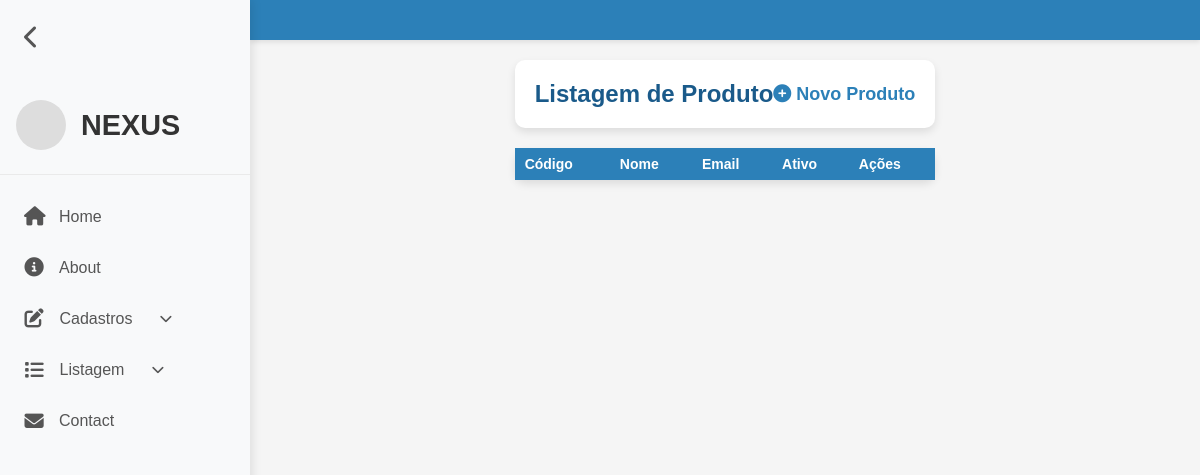
Page /produto-listar.php (signed in) on the earlier database version.
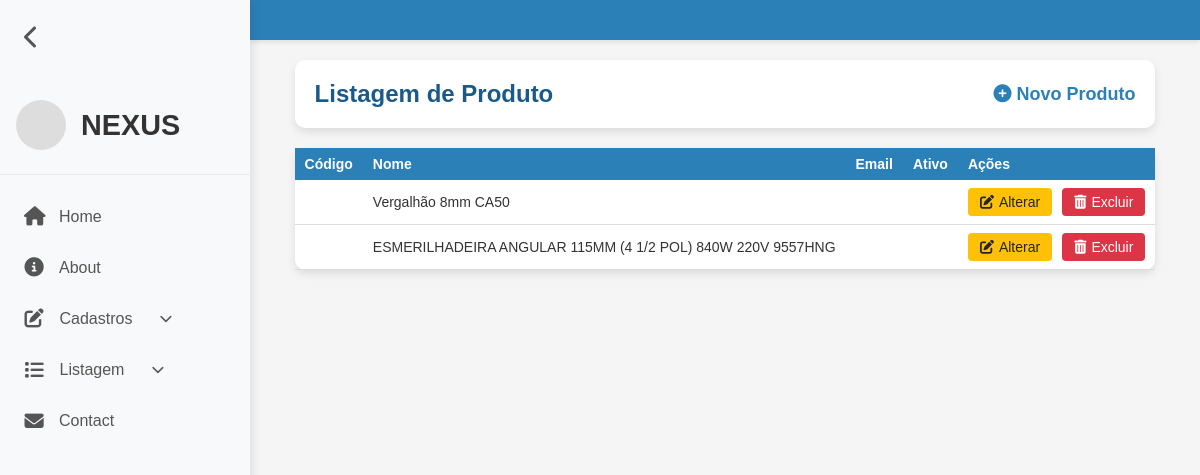
Same page on the later database version.
### tables this page shows
CREATE TABLE `produto` (
  `codigo` int(11) NOT NULL,
  `status` tinyint(1) NOT NULL DEFAULT 1,
  `nome` varchar(100) NOT NULL,
  `precoUnitarioDaCompra` double(10,2) NOT NULL,
  `precoUnitarioDaVenda` double(10,2) NOT NULL,
  `quantEstoque` int(11) NOT NULL,
  `ncm` varchar(10) NOT NULL,
  `cfop` varchar(10) NOT NULL
);

### produto-listar.php (the view, shortened to what this page needs)
<?php
require_once("conexao.php");
$sql = "SELECT * FROM produto ORDER BY codigo";
$resultado = mysqli_query($conexao, $sql);
?>
<!DOCTYPE html>
<html lang="en">
<head>
    <link rel="stylesheet" href="assets/css/listar.css">
    <link rel="stylesheet" href="assets/css/reset.css">
    <link rel="stylesheet" href="assets/css/header.css">
</head>
<body>
    <?php require_once("header.php"); ?>
    <div class="container">
        <div class="card">
            <div class="card-body">
                <h5 class="title">
                    Listagem de Produto
                    <a href="produto-cadastrar.php">
                        <i class="fas fa-solid fa-circle-plus"></i> Novo Produto
                    </a>
                </h5>
            </div>
        </div>
        <table class="table-container">
            <thead>
                <tr>
                    <th scope="col">Código</th>
                    <th scope="col">Nome</th>
                    <th scope="col">Email</th>
                    <th scope="col">Ativo</th>
                    <th scope="col">Ações</th>
                </tr>
            </thead>
            <tbody>
                <?php while($linha = mysqli_fetch_array($resultado)) { ?>
                <tr>
                    <td><?= $linha['id'] ?></td>
                    <td><?= $linha['nome'] ?></td>
                    <td><?= $linha['unimedida'] ?></td>
                    <td><?= $linha['preco'] ?></td>
                    <td class="actions">
                        <a href="produto-alterar.php?id=<?= $linha['id']?>" class="btn btn-warning">
                            <i class="fas fa-solid fa-pen-to-square"></i>Alterar</a>
                        <a href="produto-listar.php?id=<?= $linha['id'] ?>" class="btn btn-danger"
                            onclick="return confirm('Confirma exclusão?')"><i class="fas fa-solid fa-trash-can"></i>Excluir</a>
                    </td>
                </tr>
                <?php } ?>
            </tbody>
        </table>
    </div>
</body>
</html>

### header.php (shortened to what this page needs)
<header>
    <div class="sidebar" id="sidebar">
        <button class="toggle-btn" id="toggleBtn">
            <i class="fas fa-chevron-left"></i>
        </button>
        <div class="logo-container">
            <div class="logo-img-placeholder">
            </div>
            <div class="logo-text">NEXUS</div>
        </div>
        <nav>
            <ul>
                <li><a href="adm.php"><i class="fas fa-home"></i> <span>Home</span></a></li>
                <li><a href="#"><i class="fas fa-info-circle"></i> <span>About</span></a></li>
                <li class="has-dropdown">
                    <a href="#" class="dropdown-toggle"><i class="fas fa-edit"></i> <span>Cadastros</span><i class="fas fa-chevron-down caret"></i></a>
                </li>
                <li class="has-dropdown">
                    <a href="#" class="dropdown-toggle"><i class="fas fa-list"></i> <span>Listagem</span><i class="fas fa-chevron-down caret"></i></a>
                </li>
                <li><a href="#"><i class="fas fa-envelope"></i> <span>Contact</span></a></li>
            </ul>
        </nav>
    </div>
</header>

### assets/css/listar.css (style rules this page uses)
:root { --azul-principal: #2c80b8; --azul-claro: #e6f2fa; --azul-escuro: #1a5a8a; --branco: #ffffff; --cinza-claro: #f5f5f5; --cinza-texto: #666666; --verde-sucesso: #28a745; --amarelo-alerta: #ffc107; --vermelho-perigo: #dc3545; }
body { background-color: var(--cinza-claro); color: #333; min-height: 100vh; display: flex; flex-direction: column; }
.container { max-width: 1600px; margin: 0 auto; padding: 20px; }
header { background-color: var(--azul-principal); color: var(--branco); padding: 20px 0; text-align: center; box-shadow: 0 2px 5px rgba(0,0,0,0.1); }
.card { background-color: var(--branco); border-radius: 10px; box-shadow: 0 4px 8px rgba(0,0,0,0.1); margin-bottom: 20px; overflow: hidden; }
.card-body { padding: 20px; }
.title { display: flex; justify-content: space-between; align-items: center; font-size: 24px; font-weight: 600; color: var(--azul-escuro); }
.title a { color: var(--azul-principal); text-decoration: none; font-size: 18px; display: flex; align-items: center; gap: 5px; transition: color 0.3s; }
.table-container { overflow-x: auto; background-color: var(--branco); border-radius: 10px; box-shadow: 0 4px 8px rgba(0,0,0,0.1); }
table { width: 100%; border-collapse: collapse; }
thead { background-color: var(--azul-principal); color: var(--branco); }
th, td { padding: 12px 15px; text-align: left; }
th { font-weight: 600; position: sticky; top: 0; }
tbody tr { transition: background-color 0.3s; border-bottom: 1px solid #ddd; }
.btn { display: inline-flex; align-items: center; justify-content: center; padding: 6px 12px; border: none; border-radius: 4px; cursor: pointer; font-size: 14px; text-decoration: none; transition: all 0.3s; gap: 5px; }
.btn-warning { background-color: var(--amarelo-alerta); color: #212529; }
.btn-danger { background-color: var(--vermelho-perigo); color: var(--branco); }
.actions { display: flex; gap: 10px; }
@media (max-width: 1200px) { .table-container { font-size: 14px; } }
@media (max-width: 1200px) { th, td { padding: 8px 10px; } }

### assets/css/header.css (style rules this page uses)
* { font-family: 'Arial', sans-serif; }
body { display: flex; min-height: 100vh; transition: margin-left 0.3s ease; margin-left: 250px; }
.sidebar { width: 250px; height: 100vh; background-color: #f8f9fa; box-shadow: 2px 0 10px rgba(0, 0, 0, 0.1); position: fixed; left: 0; top: 0; transition: width 0.3s ease; overflow-x: hidden; z-index: 1000; display: flex; flex-direction: column; }
.logo-container { display: flex; align-items: center; padding: 1.5rem 1rem; gap: 15px; border-bottom: 1px solid #eaeaea; transition: padding 0.3s ease; }
.logo-img-placeholder { width: 50px; height: 50px; background-color: #ddd; border-radius: 50%; flex-shrink: 0; }
.logo-text { font-size: 1.8rem; font-weight: 700; color: #333; white-space: nowrap; overflow: hidden; transition: opacity 0.3s ease; }
nav { flex: 1; padding: 1rem 0; }
nav ul { list-style: none; display: flex; flex-direction: column; }
nav li { width: 100%; }
nav a { text-decoration: none; color: #555; font-weight: 500; transition: all 0.3s ease; padding: 1rem 1.5rem; position: relative; display: flex; align-items: center; gap: 15px; white-space: nowrap; }
nav a i { font-size: 1.2rem; width: 20px; text-align: center; flex-shrink: 0; }
nav a span { transition: opacity 0.3s ease; }
nav a::after { content: ''; position: absolute; width: 0; height: 2px; background: -webkit-linear-gradient(90deg, #3d0ff9, #7494ec, #e6f2fa); background: linear-gradient(90deg, #3d0ff9, #7494ec, #e6f2fa); bottom: 0; left: 0; transition: width 0.3s; transform-origin: left center; }
.toggle-btn { background: none; border: none; color: #555; font-size: 1.5rem; cursor: pointer; padding: 1rem; align-self: flex-start; margin: 0.5rem; transition: transform 0.3s ease; }
.sidebar nav ul { list-style: none; padding: 0; margin: 0; }
.sidebar nav ul li { position: relative; }
.sidebar nav ul li .dropdown-toggle { display: flex; align-items: center; gap: 15.5px; }
.sidebar nav ul li .caret { transition: transform .2s ease; font-size: .8em; margin-left: 8px; }

Differences in the rows shown:
added produto: nome "Vergalhão 8mm CA50"
added produto: nome "ESMERILHADEIRA ANGULAR 115MM (4 1/2 POL) 840W 220V 9557HNG"
